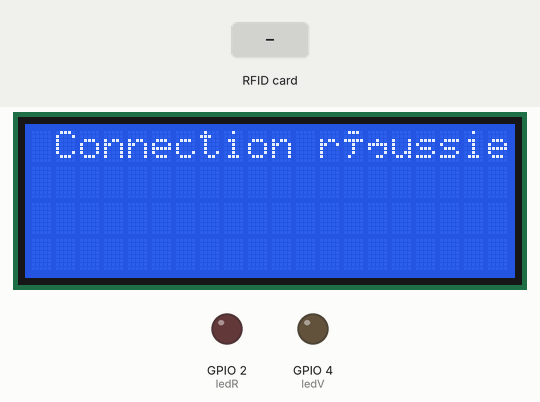
Simulated run of this sketch. Board: ESP32. On the bench: 20×4 character LCD, output pins drawn as LEDs (lit = HIGH). Dashed ring = blinking. The test bench sets the inputs (shaded band). WiFi joins after 1.5 s; servers stay silent unless stated; uploads are accepted with an empty reply; what the sketch prints to the serial monitor is not drawn.

Above: at 2.1 s.
At 4.3 s:
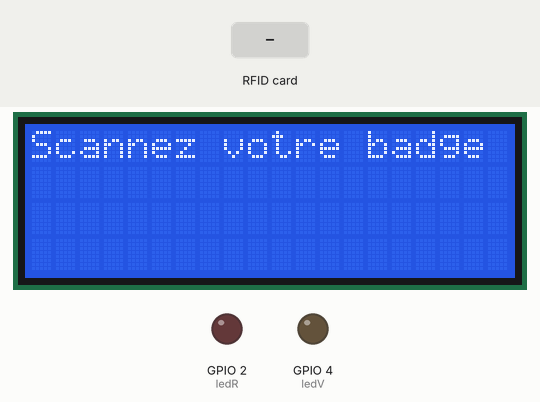
4.4 s: RFID card 5E 7A 19 C4 held to the reader
At 4.9 s:
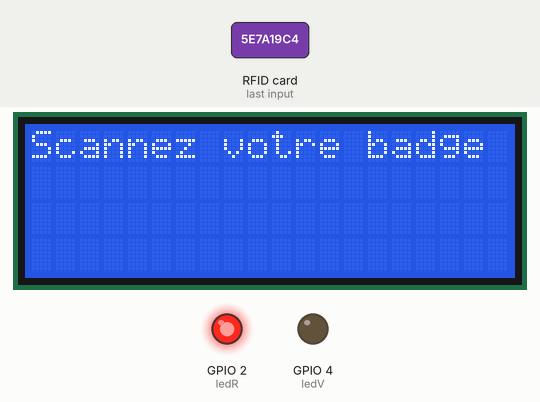
At 6.8 s:
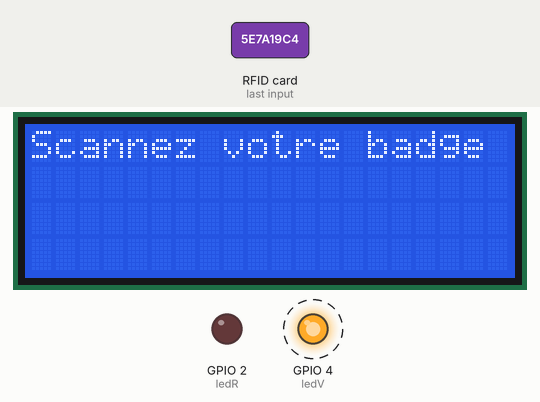
Timing chart, 0 to 13.5 s (numbered marks = the images above; inputs shaded):
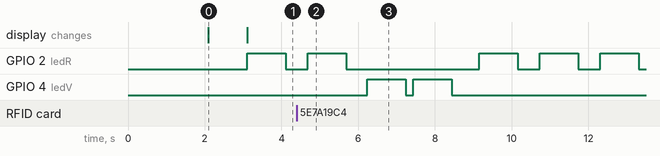

The sketch:

teste2_com.ino
```cpp
#include <WiFi.h>
#include <HTTPClient.h>
#include <ArduinoJson.h>
#include <MFRC522.h>
#include <SPI.h>

#define SS_PIN 5
#define RST_PIN 0

#include <LiquidCrystal_I2C.h>

int ledR=2;
int ledV=4;

byte nuidPICC[4];

// Informations de connexion WiFi
const char *ssid = "DEFARSCI";
const char *password = "defarsci2022";

// Adresse IP du script PHP
const char *server = "https://pointage-app.000webhostapp.com/api/userPointer";
const char *server2 = "https://pointage-app.000webhostapp.com/api/userPointers/";

LiquidCrystal_I2C lcd(0x27,20,4);

void setup()
{
  // Connexion WiFi
  Serial.begin(115200);
  WiFi.begin(ssid, password);
  while (WiFi.status() != WL_CONNECTED)
  {
    Serial.println(".");
    delay(1000);
  }
  Wire.begin();
  lcd.init();
  lcd.backlight();
  lcd.clear();

  pinMode(ledR, OUTPUT);
  pinMode(ledV, OUTPUT);

  Serial.println("Connecté à WiFi");
  lcd.setCursor(1,0);
  lcd.print("Connection réussie");
  delay(1000);
  SPI.begin();
  Serial.println("Scannez votre badge");
  lcd.clear();
  lcd.setCursor(0,0);
  lcd.print("Scannez votre badge");
}
void loop() {
  // Lecture des données RFID
  String rfidData;
    do {
    digitalWrite(ledR,HIGH);
    delay(1000);
    digitalWrite(ledR,LOW);
    // Lecture des données RFID
    rfidData = readRFID();
    delay(500);
  } while (rfidData.isEmpty());

  Serial.println("Données RFID lues : " + rfidData);
    digitalWrite(ledV,HIGH);
    delay(1000);
    digitalWrite(ledV,LOW);
  // Création de l'objet JSON pour l'envoi des données
  StaticJsonDocument<200> doc;
  doc["carte_id"] = rfidData;

  // Envoi des données en utilisant une requête POST
  HTTPClient http;
  http.begin(server);
  http.addHeader("Content-Type", "application/json");
  int httpCode = http.POST(doc.as<String>());
  http.end();

  if (httpCode > 0) {
    Serial.println("Données envoyées avec succès");
    digitalWrite(ledV,HIGH);
    delay(1000);
    digitalWrite(ledV,LOW);
  } else {
    Serial.println("Erreur lors de l'envoi des données");
    digitalWrite(ledR,HIGH);
    delay(1000);
    digitalWrite(ledR,LOW);
  }

  // Récupération des données stockées en utilisant une requête GET
  HTTPClient http2;
  http2.begin(server2 + rfidData);
  http2.addHeader("Content-Type", "application/json");
  int httpCode2 = http2.GET();
  String payload = http2.getString();
  http2.end();

  if (httpCode2 > 0) {
    // Désérialisation des données JSON
    StaticJsonDocument<1204> doc;
    DeserializationError error = deserializeJson(doc, payload);
  if (error) {
    Serial.println("Erreur de désérialisation : " + String(error.c_str()));
    Serial.println("Carte enregistrée");
    digitalWrite(ledV,HIGH);
    delay(1000);
    digitalWrite(ledV,LOW);
    return;
  }
    //Valeurs reçus
    String prenom=doc["prenom"];
    String nom=doc["nom"];
    String dateDar=doc["heurDarriver"];
    String dateDep=doc["heurDepart"];
    // Traitement des données reçues
    Serial.println("Données récupérées : " +payload);
    Serial.println(prenom.length());
    Serial.println(nom);
    Serial.println(dateDar);
    Serial.println(dateDep);
    if(dateDep=="null"){
        Serial.println("Bienvenu " +prenom+" "+nom);
        digitalWrite(ledV,HIGH);
        lcd.clear();
        lcd.setCursor(6,0);
        lcd.print("Bienvenu ");
        lcd.setCursor(2,1);
        lcd.print(prenom);
        lcd.setCursor(2,2);
        lcd.print(nom);
        digitalWrite(ledV,LOW);
        delay(2000);
          }
        else{
          Serial.println("Au revoir " +prenom+" "+nom);
          digitalWrite(ledV,HIGH);
          lcd.clear();
          lcd.setCursor(6,0);
          lcd.print("Au revoir");
          lcd.setCursor(2,1);
          lcd.print(prenom);
          lcd.setCursor(2,2);
          lcd.print(nom);
          digitalWrite(ledV,LOW);
          delay(2000);
      }
    }
  else {
    Serial.println("Erreur lors de la récupération des données");
  }

  delay(500);
  Serial.println("Scannez votre badge");
  lcd.clear();
  lcd.setCursor(0,0);
  lcd.print("Scannez votre badge");
}

 String readRFID() {
   // Initialisation du lecteur RFID
   MFRC522 mfrc522(SS_PIN, RST_PIN); // SS_PIN et RST_PIN sont les broches utilisées pour communiquer avec le lecteur RFID
   mfrc522.PCD_Init();

   // Lecture des données RFID
   if ( ! mfrc522.PICC_IsNewCardPresent()) {
     return "";
   }

   if ( ! mfrc522.PICC_ReadCardSerial()) {
     return "";
   }

   // Récupération des données de la carte
   MFRC522::PICC_Type piccType = mfrc522.PICC_GetType(mfrc522.uid.sak);
   String rfidData = "";
   for (byte i = 0; i < mfrc522.uid.size; i++) {
     rfidData += (mfrc522.uid.uidByte[i] < 0x10 ? "0" : "");
     rfidData += String(mfrc522.uid.uidByte[i]);
   }

   // Arrêt de la communication avec le lecteur RFID
   mfrc522.PICC_HaltA();
   mfrc522.PCD_StopCrypto1();

   return rfidData;
}
```

Measured:
- after the input at 4.4 s, GPIO 4 (ledV): alternates HIGH for 1.0 s and LOW for 0.20 s, 4 changes in all, then stays LOW, starting after 1.8 s
- what the display in image 0 shows lasts 1.0 s, from 2.1 s to 3.1 s
